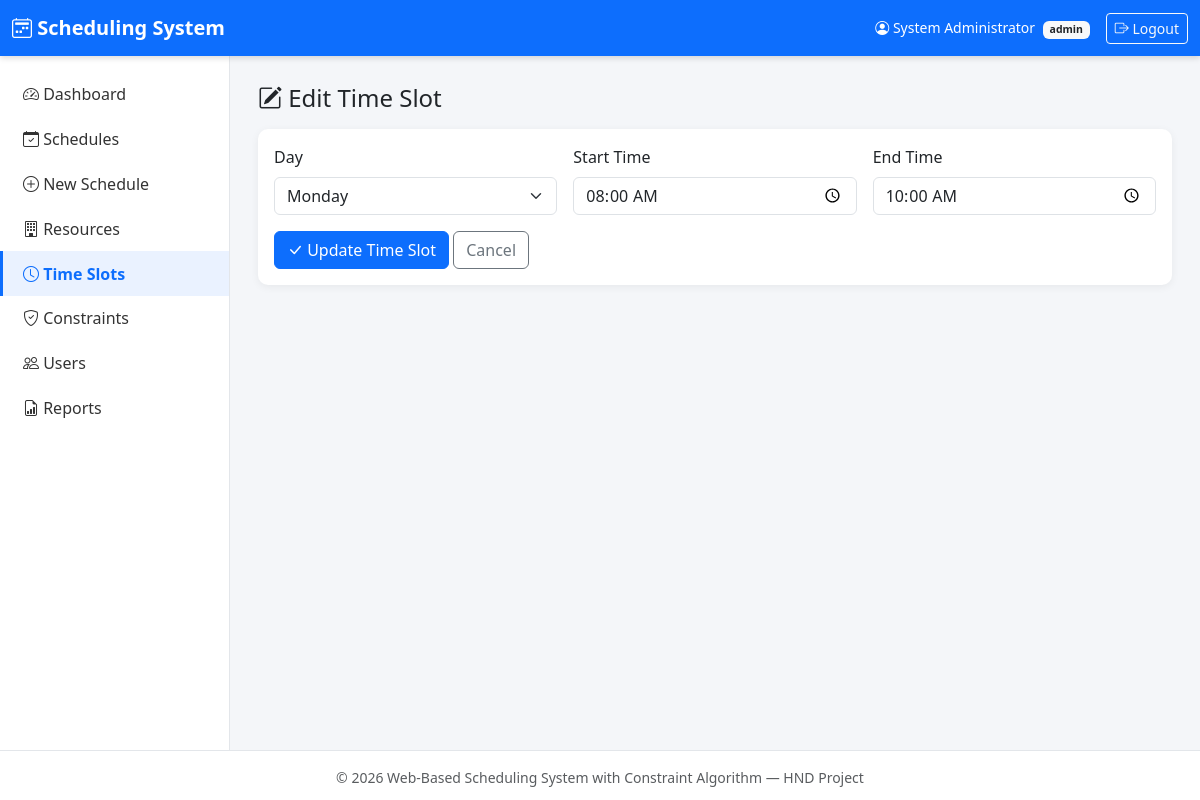
Page /timeslots/edit_timeslot.php?id=1 (signed in) on the committed database.
### tables this page shows
CREATE TABLE IF NOT EXISTS timeslots (
    slot_id     INT AUTO_INCREMENT PRIMARY KEY,
    day         ENUM('Monday','Tuesday','Wednesday','Thursday','Friday','Saturday') NOT NULL,
    start_time  TIME NOT NULL,
    end_time    TIME NOT NULL,
    created_at  TIMESTAMP DEFAULT CURRENT_TIMESTAMP,
    INDEX idx_timeslots_day (day),
    CONSTRAINT chk_time_order CHECK (start_time < end_time)
);

### timeslots/edit_timeslot.php (the view, shortened to what this page needs)
<?php
require_once '../config/db.php';
$id = (int)($_GET['id'] ?? 0);
$stmt = mysqli_prepare($conn, "SELECT * FROM timeslots WHERE slot_id = ?");
mysqli_stmt_bind_param($stmt, "i", $id);
mysqli_stmt_execute($stmt);
$slot = mysqli_fetch_assoc(mysqli_stmt_get_result($stmt));
require_once '../includes/header.php';
require_once '../includes/sidebar.php';
?>
<main class="app-content">
  <h4 class="mb-3"><i class="bi bi-pencil-square"></i> Edit Time Slot</h4>
  <div class="card">
    <div class="card-body">
      <form id="timeslotForm" method="POST" class="needs-validation row g-3" novalidate>
        <div class="col-md-4">
          <label class="form-label">Day</label>
          <select name="day" class="form-select" required>
            <?php foreach (['Monday','Tuesday','Wednesday','Thursday','Friday','Saturday'] as $d): ?>
              <option value="<?php echo $d; ?>" <?php echo $slot['day']===$d?'selected':''; ?>><?php echo $d; ?></option>
            <?php endforeach; ?>
          </select>
        </div>
        <div class="col-md-4">
          <label class="form-label">Start Time</label>
          <input type="time" id="start_time" name="start_time" class="form-control" required value="<?php echo substr($slot['start_time'],0,5); ?>">
        </div>
        <div class="col-md-4">
          <label class="form-label">End Time</label>
          <input type="time" id="end_time" name="end_time" class="form-control" required value="<?php echo substr($slot['end_time'],0,5); ?>">
        </div>
        <div class="col-12">
          <button type="submit" class="btn btn-primary"><i class="bi bi-check-lg"></i> Update Time Slot</button>
          <a href="manage_timeslots.php" class="btn btn-outline-secondary">Cancel</a>
        </div>
      </form>
    </div>
  </div>
</main>
<?php require_once '../includes/footer.php'; ?>

### css/style.css (style rules this page uses)
:root { --primary: #0d6efd; --secondary: #6c757d; --sidebar-width: 230px; }
body { background-color: #f4f6f9; font-family: 'Segoe UI', Arial, sans-serif; }
.app-content { flex: 1; padding: 1.75rem; min-width: 0; }
.card { border: none; border-radius: 10px; box-shadow: 0 2px 8px rgba(0,0,0,.06); }

### rows in the picture
timeslots: day "Monday", start_time "08:00", end_time "10:00"

### other values in the picture
$_SESSION['full_name'] "System Administrator"
$_SESSION['role'] "admin"
